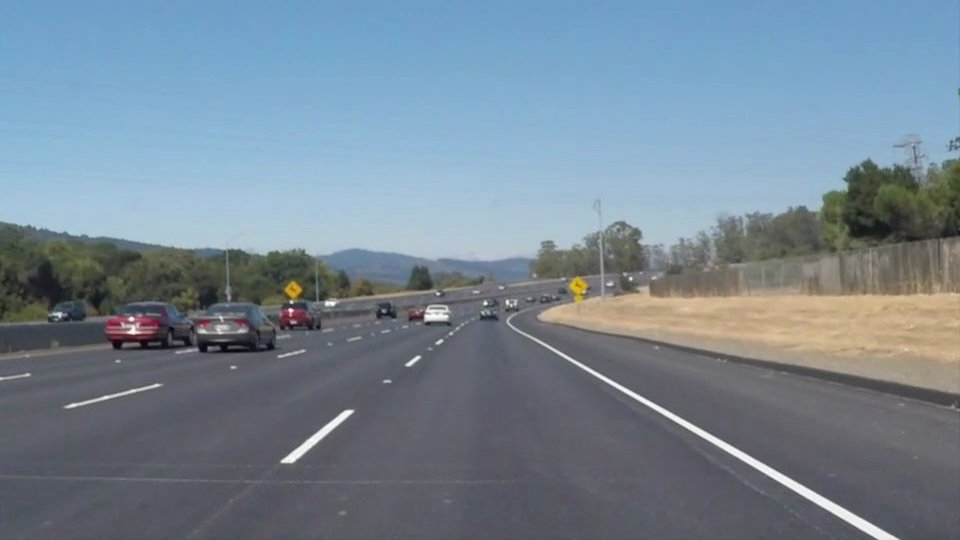
#> input picture OpenCV_Python/data/Lane-Detection-Images/solidWhiteCurve.jpg, 960 x 540 px
$ python 08_Image_Color_Space.py --imagePath data/Lane-Detection-Images/solidWhiteCurve.jpg
#> lines starting #> are read from the running program, lines starting #| are printed output that depends on the picture; pictures that were not available may be replaced by others from this repository, and a replacement may not be noted
### OpenCV_Python/utils.py
import cv2
import numpy as np


#########################################################################################


def imageProcessing(image) :
    result = imageCopy(image)
    return result


#########################################################################################


# [15 lines left out: function processSingleImage, not called in this run]

#########################################################################################


def processingSingleVideo(videoPath, outputPath) :
    Video(videoPath, outputPath)


def imageRead(imagePath, flag=cv2.IMREAD_UNCHANGED) :
    # If No Korea in Path
    # image = cv2.imread(imagePath, flag)

    # If Korean in Path
#> called with flag = -1
    imageArray = np.fromfile(imagePath, np.uint8)
    image = cv2.imdecode(imageArray, flag)
#> image is the input picture: shape (540, 960, 3); mean B, G, R 148.1, 134.5, 118.5

    # Deal with Error
    if image is not None :
        print("Image Opened")
        return image
    else :
        print("Image Not Opened")
        print("Program Abort")
        exit()


def imageShow(imageName, image, flag=cv2.WINDOW_AUTOSIZE) :
    # Show Image using GUI
    cv2.namedWindow(imageName, flag)
    cv2.imshow(imageName, image)
    cv2.waitKey()


def imageWrite(imageName, image) :
    # Save Image
    return cv2.imwrite(imageName, image)


def imageCopy(image) :
    # Copy Image (Call-By-Memory)
    return np.copy(image)


# [65 lines left out: functions Video, imageParameters, not called in this run]


def getPixel(image, x, y, c=None) :
    return image[y, x, c]


def setPixel(image, x, y, value, c=None) :
    image[y, x, c] = value
    return image


def CutRectROI(image, x1, y1, x2, y2) :
    return image[y1:y2, x1:x2]


# [26 lines left out: functions PasteRectROI, makeBlackImage, fillPolyROI, not called in this run]


def polyROI(image, points) :
    mask = fillPolyROI(image, points)
    return cv2.bitwise_and(image, mask)


def convertColor(image, flag=cv2.COLOR_BGR2GRAY) :
    return cv2.cvtColor(image, flag)


def splitImage(image) :
    return cv2.split(image)


def mergeImage(channel1, channel2, channel3) :
    return cv2.merge((channel1, channel2, channel3))


def rangeColor(image, lower, upper) :
    result = imageCopy(image)
    return cv2.inRange(result, lower, upper)


# [4 lines left out: function splitColor, not called in this run]


def drawLine(image, point1, point2, color=(255, 0, 0), thickness=3, lineType=cv2.LINE_AA) :
    result = imageCopy(image)
    return cv2.line(result, point1, point2, color, thickness, lineType)


def drawRect(image, point1, point2, color=(255, 0, 0), thickness=3, lineType=cv2.LINE_AA) :
    result = imageCopy(image)
    return cv2.rectangle(result, point1, point2, color, thickness, lineType)


def drawCircle(image, center, radius, color=(255, 0, 0), thickness=3, lineType=cv2.LINE_AA) :
    result = imageCopy(image)
    return cv2.circle(result, center, radius, color, thickness, lineType)


def drawEllipse(image, center, axis, angle, startAngle, endAngle, color=(255, 0, 0), thickness=3, lineType=cv2.LINE_AA) :
    result = imageCopy(image)
    return cv2.ellipse(result, center, axis, angle, startAngle, endAngle, color, thickness, lineType)


# [4 lines left out: function drawPolygon, not called in this run]


def drawText(image, text, point=(10, 10), font=cv2.FONT_HERSHEY_PLAIN, fontScale=2.0, color=(255,255,255), thickness=3, lineType=cv2.LINE_AA) :
    result = imageCopy(image)
    return cv2.putText(result, text, point, font, fontScale, color, thickness, lineType)


def addImage(image1, image2) :
    return cv2.add(image1, image2)


# [5 lines left out: function addWeightedImage, not called in this run]


def imageThreshold(image, thresh=128, maxval=255, type=cv2.THRESH_BINARY) :
    _, res = cv2.threshold(image, thresh=thresh, maxval=maxval, type=type)
    return res


def imageBlur(image, ksize) :
    size = ((ksize+1)*2 - 1, (ksize+1)*2 - 1)
    return cv2.blur(image, size)


def imageGaussianBlur(image, ksize, sigmaX, sigmaY) :
    size = ((ksize+1)*2 - 1, (ksize+1)*2 - 1)
    return cv2.GaussianBlur(image, ksize=size, sigmaX=sigmaX, sigmaY=sigmaY)


def imageMedianBlur(image, size) :
    ksize = (size+1)*2 - 1
    return cv2.medianBlur(image, ksize)


def imageBilateralFilter(image, size, sigmaColor, sigmaSpace) :
    d = (size+1)*2 - 1
    return cv2.bilateralFilter(image, d, sigmaColor=sigmaColor, sigmaSpace=sigmaSpace)


def imageFiltering(image, kernel, ddepth=-1) :
    return cv2.filter2D(image, ddepth, kernel)


# [22 lines left out: functions imageEdgePrewitt, imageEdgeSobel, imageEdgeScharr, not called in this run]


def imageEdgeLaplacianCV(image) :
    return cv2.Laplacian(image, -1)


# [14 lines left out: functions imageEdgeLaplacianFilter2D, imageEdgeLoG, not called in this run]


def cannyEdge(image, threshold1=100, threshold2=200) :
    return cv2.Canny(image, threshold1, threshold2)


# [48 lines left out: functions autoCanny, computeHist, histogramEqualize, not called in this run]


def imageDilation(image, kernel, iterations) :
    return cv2.dilate(image, kernel=kernel, iterations=iterations)


def imageErosion(image, kernel, iterations) :
    return cv2.erode(image, kernel=kernel, iterations=iterations)


# [17 lines left out: functions imageMorphologicalGradient, imageOpening, imageClosing, not called in this run]


def imageMorphologyKernel(flag=cv2.MORPH_RECT, size=5) :
    return cv2.getStructuringElement(flag, (size, size))


def imageMorphologyEx(image, op, kernel, iterations=1) :
    return cv2.morphologyEx(image, op=op, kernel=kernel, iterations=iterations)


# [40 lines left out: functions imageResize, imageTranslation, imageRotation, imageAffineTransformation, imagePerspectiveTransformation, not called in this run]


def houghLines(image, rho=1, theta=np.pi/180, threshold=100) :
    return cv2.HoughLines(image, rho, theta, threshold)


# [16 lines left out: function drawHoughLines, not called in this run]


def houghLinesP(image, rho=1.0, theta=np.pi/180, threshold=100, minLineLength=10, maxLineGap=100) :
    return cv2.HoughLinesP(image, rho, theta, threshold, minLineLength=minLineLength, maxLineGap=maxLineGap)


# [52 lines left out: functions drawHoughLinesP, splitTwoSideLines, splitOneSideLines, medianPoint, not called in this run]


def interpolate(x1, y1, x2, y2, y) :
    return int(float(y - y1) * float(x2-x1) / float(y2-y1) + x1)


# [30 lines left out: functions lineFittingOneSide, lineFitting, not called in this run]


def houghCircles(image, method=cv2.HOUGH_GRADIENT, dp = 1, minDist = 10, canny = 50, threshold = 30, minRadius = 0, maxRadius = 0) :
    circles = cv2.HoughCircles(image, method, dp, minDist, param1=canny, param2=threshold, minRadius=minRadius, maxRadius=maxRadius)
    return circles


# [11 lines left out: function drawHoughCircles, not called in this run]

### OpenCV_Python/08_Image_Color_Space.py
import argparse

from os import listdir
from os.path import join

import cv2

from utils import imageRead, imageShow, splitImage


#########################################################################################


def convertColor(image, flag=cv2.COLOR_BGR2GRAY) :
    return cv2.cvtColor(image, flag)


#########################################################################################


def main(opt) :
    # Search for All images
    imageNameList = listdir(opt.imagePath)

    # Load Images
    for imageName in imageNameList :
        # Get Full Image Path
        imagePath = join(opt.imagePath, imageName)

        # Load Image
        image = imageRead(imagePath)
        imageShow("Image", image)

        # Split Each Channel
        b, g, r = splitImage(image)
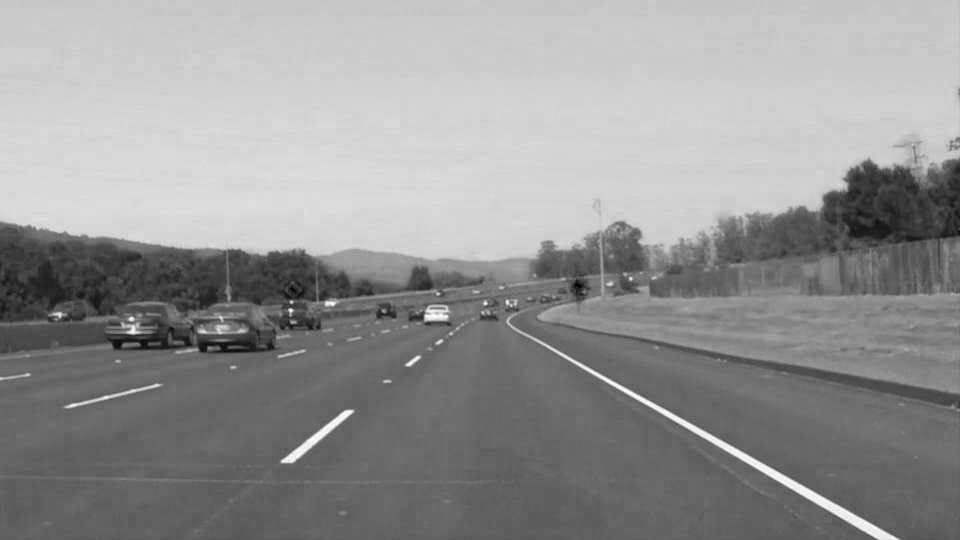
#> b: shape (540, 960); min 0, max 255, mean 148.1
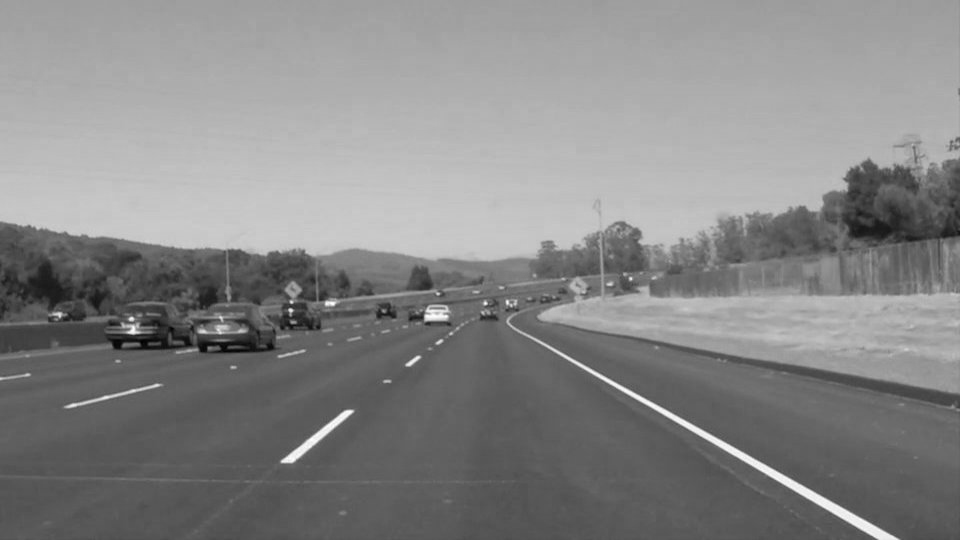
#> g: shape (540, 960); min 0, max 255, mean 134.5
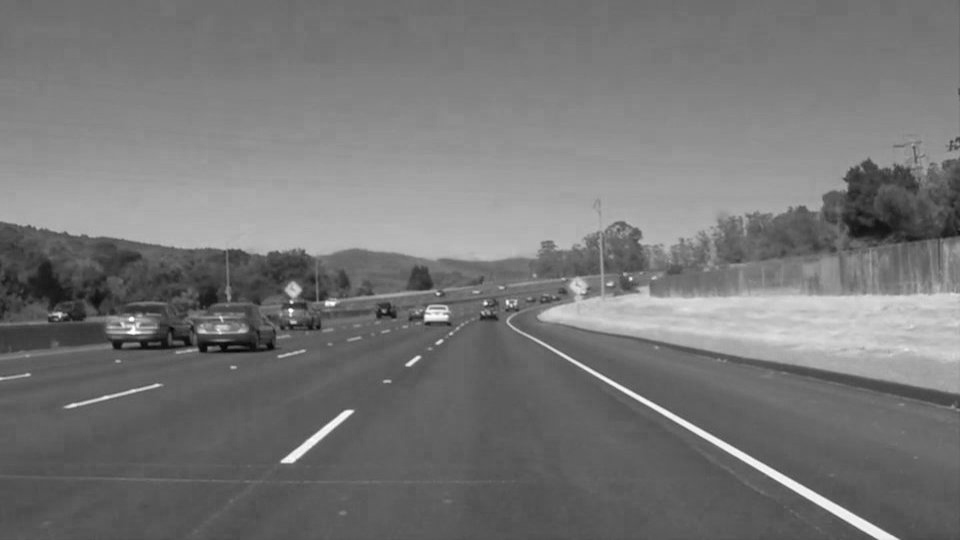
#> r: shape (540, 960); min 6, max 255, mean 118.5
        imageShow("B", b)
        imageShow("G", g)
        imageShow("R", r)

        # Convert to HSV
        imageHSV = convertColor(image, cv2.COLOR_BGR2HSV)
#> in convertColor, `return cv2.cvtColor(image, flag)`: returned value: shape (540, 960, 3); mean H, S, V 97.9, 55.2, 152.4
        imageShow("image.HSV", imageHSV)
        h, s, v = splitImage(imageHSV)
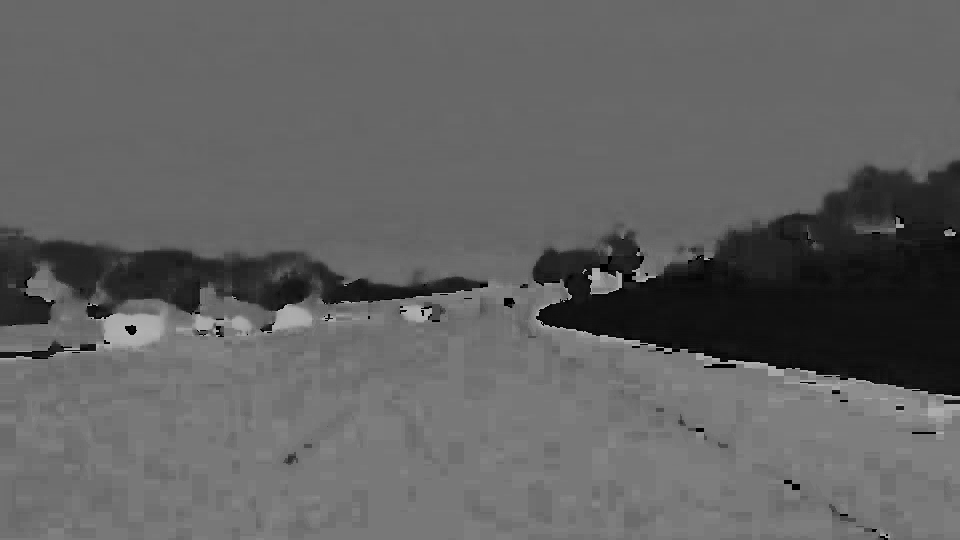
#> h: shape (540, 960); min 0, max 179, mean 97.9
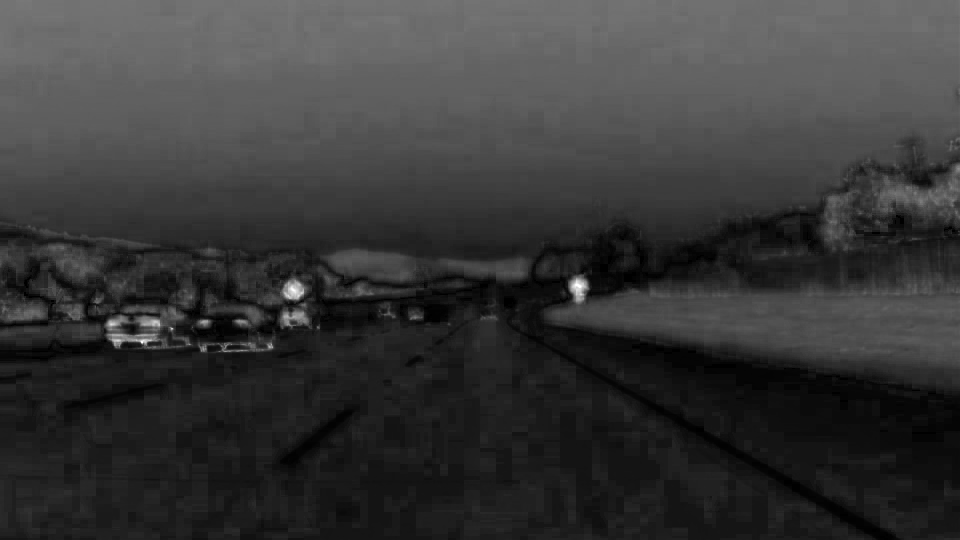
#> s: shape (540, 960); min 0, max 255, mean 55.2
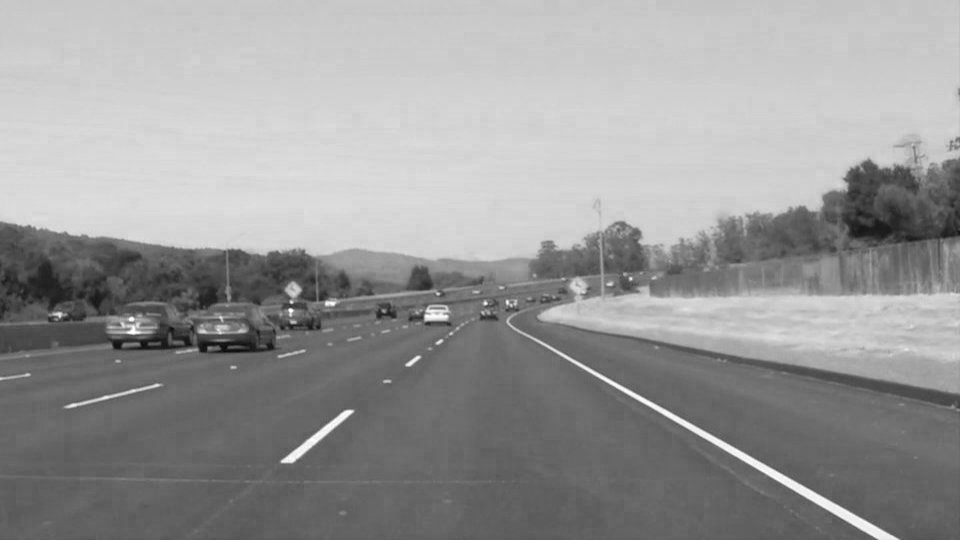
#> v: shape (540, 960); min 12, max 255, mean 152.4
        imageShow("H", h)
        imageShow("S", s)
        imageShow("V", v)

        # Convert to HLS
        imageHLS = convertColor(image, cv2.COLOR_BGR2HLS)
#> in convertColor (call 2), `return cv2.cvtColor(image, flag)`: returned value: shape (540, 960, 3); mean of channels 0, 1, 2 97.9, 133.5, 57.7
        imageShow("Image-HLS", imageHLS)
        h2, l2, s2 = splitImage(imageHLS)
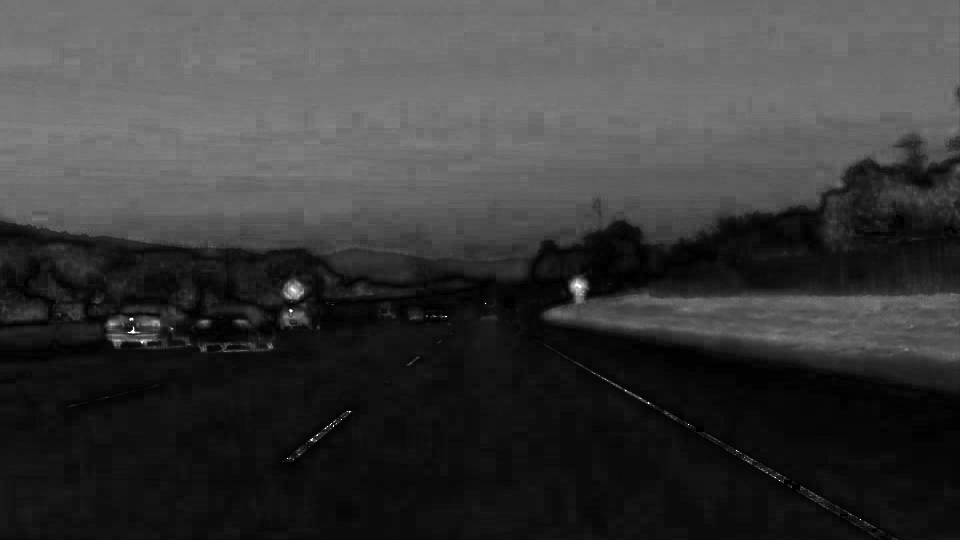
#> s2: shape (540, 960); min 0, max 255, mean 57.7
        imageShow("H2", h2)
        imageShow("L2", l2)
        imageShow("S2", s2)

        # Convert to Grayscale
        imageGray = convertColor(image, cv2.COLOR_BGR2GRAY)
        imageShow("imageGray", imageGray)

        cv2.destroyAllWindows()


#########################################################################################


if __name__ == "__main__" :
    # Add Arguments
    parser = argparse.ArgumentParser()
    parser.add_argument("--imagePath", type=str, required=True, help="path of images")
    opt = parser.parse_args()

    # Excute Main Function
    main(opt)
